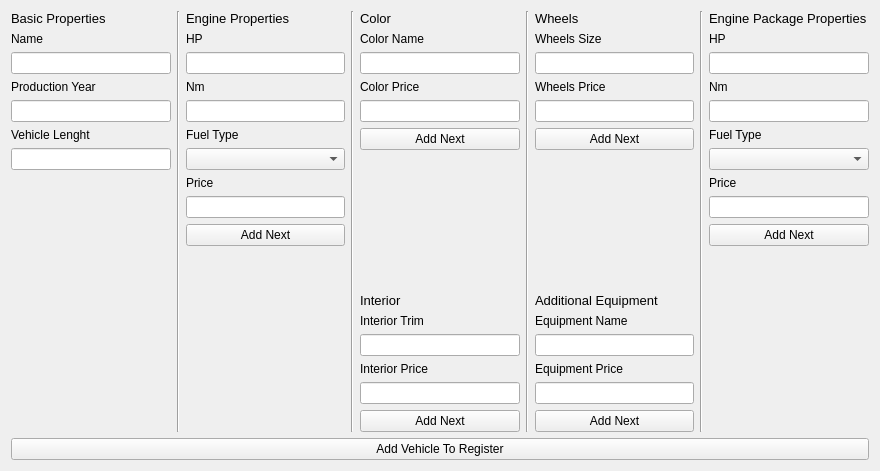
<?xml version="1.0" encoding="UTF-8"?>
<ui version="4.0">
 <class>NewSportVehicleForm</class>
 <widget class="QWidget" name="NewSportVehicleForm">
  <property name="geometry">
   <rect>
    <x>0</x>
    <y>0</y>
    <width>880</width>
    <height>471</height>
   </rect>
  </property>
  <property name="windowTitle">
   <string>Form</string>
  </property>
  <layout class="QHBoxLayout" name="horizontalLayout_2">
   <item>
    <layout class="QVBoxLayout" name="verticalLayout">
     <item>
      <layout class="QHBoxLayout" name="horizontalLayout">
       <item>
        <layout class="QVBoxLayout" name="verticalLayout_19">
         <item>
          <widget class="QLabel" name="basicPropertiesLabel_2">
           <property name="sizePolicy">
            <sizepolicy hsizetype="Preferred" vsizetype="Maximum">
             <horstretch>0</horstretch>
             <verstretch>0</verstretch>
            </sizepolicy>
           </property>
           <property name="font">
            <font>
             <pointsize>10</pointsize>
            </font>
           </property>
           <property name="text">
            <string>Basic Properties</string>
           </property>
          </widget>
         </item>
         <item>
          <layout class="QVBoxLayout" name="verticalLayout_20">
           <item>
            <widget class="QLabel" name="nameLabel_2">
             <property name="sizePolicy">
              <sizepolicy hsizetype="Preferred" vsizetype="Maximum">
               <horstretch>0</horstretch>
               <verstretch>0</verstretch>
              </sizepolicy>
             </property>
             <property name="text">
              <string>Name</string>
             </property>
            </widget>
           </item>
           <item>
            <widget class="QLineEdit" name="nameLineEdit_2"/>
           </item>
           <item>
            <widget class="QLabel" name="productioYearLabel_2">
             <property name="sizePolicy">
              <sizepolicy hsizetype="Preferred" vsizetype="Maximum">
               <horstretch>0</horstretch>
               <verstretch>0</verstretch>
              </sizepolicy>
             </property>
             <property name="text">
              <string>Production Year</string>
             </property>
            </widget>
           </item>
           <item>
            <widget class="QLineEdit" name="productionYearLineEdit_2"/>
           </item>
           <item>
            <widget class="QLabel" name="vehicleLenghtLabel_2">
             <property name="sizePolicy">
              <sizepolicy hsizetype="Preferred" vsizetype="Maximum">
               <horstretch>0</horstretch>
               <verstretch>0</verstretch>
              </sizepolicy>
             </property>
             <property name="text">
              <string>Vehicle Lenght</string>
             </property>
            </widget>
           </item>
           <item>
            <widget class="QLineEdit" name="vehicleLenghtLineEdit_2"/>
           </item>
           <item>
            <spacer name="verticalSpacer_6">
             <property name="orientation">
              <enum>Qt::Vertical</enum>
             </property>
             <property name="sizeType">
              <enum>QSizePolicy::MinimumExpanding</enum>
             </property>
             <property name="sizeHint" stdset="0">
              <size>
               <width>13</width>
               <height>20</height>
              </size>
             </property>
            </spacer>
           </item>
          </layout>
         </item>
        </layout>
       </item>
       <item>
        <widget class="Line" name="line_7">
         <property name="orientation">
          <enum>Qt::Vertical</enum>
         </property>
        </widget>
       </item>
       <item>
        <layout class="QVBoxLayout" name="verticalLayout_21">
         <item>
          <widget class="QLabel" name="enginePropertiesLabel_2">
           <property name="sizePolicy">
            <sizepolicy hsizetype="Preferred" vsizetype="Maximum">
             <horstretch>0</horstretch>
             <verstretch>0</verstretch>
            </sizepolicy>
           </property>
           <property name="font">
            <font>
             <pointsize>10</pointsize>
            </font>
           </property>
           <property name="text">
            <string>Engine Properties</string>
           </property>
          </widget>
         </item>
         <item>
          <layout class="QVBoxLayout" name="verticalLayout_22">
           <item>
            <widget class="QLabel" name="hpLabel_2">
             <property name="text">
              <string>HP</string>
             </property>
            </widget>
           </item>
           <item>
            <widget class="QLineEdit" name="hpLineEdit_2"/>
           </item>
           <item>
            <widget class="QLabel" name="nmLabel_2">
             <property name="text">
              <string>Nm</string>
             </property>
            </widget>
           </item>
           <item>
            <widget class="QLineEdit" name="nmLineEdit_4"/>
           </item>
           <item>
            <widget class="QLabel" name="fuelTypeLabel_2">
             <property name="text">
              <string>Fuel Type</string>
             </property>
            </widget>
           </item>
           <item>
            <widget class="QComboBox" name="fuelTypeComboBox_2"/>
           </item>
           <item>
            <widget class="QLabel" name="priceLabel_2">
             <property name="text">
              <string>Price</string>
             </property>
            </widget>
           </item>
           <item>
            <widget class="QLineEdit" name="priceLineEdit_2"/>
           </item>
          </layout>
         </item>
         <item>
          <widget class="QPushButton" name="addEngineButton_2">
           <property name="text">
            <string>Add Next</string>
           </property>
          </widget>
         </item>
         <item>
          <spacer name="verticalSpacer_7">
           <property name="orientation">
            <enum>Qt::Vertical</enum>
           </property>
           <property name="sizeType">
            <enum>QSizePolicy::MinimumExpanding</enum>
           </property>
           <property name="sizeHint" stdset="0">
            <size>
             <width>20</width>
             <height>20</height>
            </size>
           </property>
          </spacer>
         </item>
        </layout>
       </item>
       <item>
        <widget class="Line" name="line_5">
         <property name="orientation">
          <enum>Qt::Vertical</enum>
         </property>
        </widget>
       </item>
       <item>
        <layout class="QVBoxLayout" name="verticalLayout_23">
         <item>
          <layout class="QVBoxLayout" name="verticalLayout_24">
           <item>
            <widget class="QLabel" name="colorPropertiesLabel_2">
             <property name="sizePolicy">
              <sizepolicy hsizetype="Preferred" vsizetype="Maximum">
               <horstretch>0</horstretch>
               <verstretch>0</verstretch>
              </sizepolicy>
             </property>
             <property name="font">
              <font>
               <pointsize>10</pointsize>
              </font>
             </property>
             <property name="text">
              <string>Color</string>
             </property>
            </widget>
           </item>
           <item>
            <layout class="QVBoxLayout" name="verticalLayout_25">
             <item>
              <widget class="QLabel" name="colorNameLabel_2">
               <property name="text">
                <string>Color Name</string>
               </property>
              </widget>
             </item>
             <item>
              <widget class="QLineEdit" name="colorNameLineEdit_2"/>
             </item>
             <item>
              <widget class="QLabel" name="colorPriceLabel_2">
               <property name="text">
                <string>Color Price</string>
               </property>
              </widget>
             </item>
             <item>
              <widget class="QLineEdit" name="colorPriceLineEdit_8"/>
             </item>
            </layout>
           </item>
           <item>
            <widget class="QPushButton" name="addColorButton_2">
             <property name="text">
              <string>Add Next</string>
             </property>
            </widget>
           </item>
          </layout>
         </item>
         <item>
          <spacer name="verticalSpacer_8">
           <property name="orientation">
            <enum>Qt::Vertical</enum>
           </property>
           <property name="sizeType">
            <enum>QSizePolicy::MinimumExpanding</enum>
           </property>
           <property name="sizeHint" stdset="0">
            <size>
             <width>20</width>
             <height>20</height>
            </size>
           </property>
          </spacer>
         </item>
         <item>
          <layout class="QVBoxLayout" name="verticalLayout_26">
           <item>
            <widget class="QLabel" name="interiorLabel_2">
             <property name="sizePolicy">
              <sizepolicy hsizetype="Preferred" vsizetype="Maximum">
               <horstretch>0</horstretch>
               <verstretch>0</verstretch>
              </sizepolicy>
             </property>
             <property name="font">
              <font>
               <pointsize>10</pointsize>
              </font>
             </property>
             <property name="text">
              <string>Interior</string>
             </property>
            </widget>
           </item>
           <item>
            <layout class="QVBoxLayout" name="verticalLayout_27">
             <item>
              <layout class="QVBoxLayout" name="verticalLayout_28">
               <item>
                <widget class="QLabel" name="interiorNameLabel_2">
                 <property name="text">
                  <string>Interior Trim</string>
                 </property>
                </widget>
               </item>
               <item>
                <widget class="QLineEdit" name="interioTrimLineEdit_2"/>
               </item>
               <item>
                <widget class="QLabel" name="interiorPriceLabel_2">
                 <property name="text">
                  <string>Interior Price</string>
                 </property>
                </widget>
               </item>
               <item>
                <widget class="QLineEdit" name="interiorPriceLineEdit_2"/>
               </item>
              </layout>
             </item>
             <item>
              <widget class="QPushButton" name="addInteriorButton_2">
               <property name="text">
                <string>Add Next</string>
               </property>
              </widget>
             </item>
            </layout>
           </item>
          </layout>
         </item>
        </layout>
       </item>
       <item>
        <widget class="Line" name="line_8">
         <property name="orientation">
          <enum>Qt::Vertical</enum>
         </property>
        </widget>
       </item>
       <item>
        <layout class="QVBoxLayout" name="verticalLayout_29">
         <item>
          <layout class="QVBoxLayout" name="verticalLayout_30">
           <item>
            <widget class="QLabel" name="wheelsPropertiesLabel_2">
             <property name="sizePolicy">
              <sizepolicy hsizetype="Preferred" vsizetype="Maximum">
               <horstretch>0</horstretch>
               <verstretch>0</verstretch>
              </sizepolicy>
             </property>
             <property name="font">
              <font>
               <pointsize>10</pointsize>
              </font>
             </property>
             <property name="text">
              <string>Wheels</string>
             </property>
            </widget>
           </item>
           <item>
            <layout class="QVBoxLayout" name="verticalLayout_31">
             <item>
              <widget class="QLabel" name="wheelsSizeLabel_2">
               <property name="text">
                <string>Wheels Size</string>
               </property>
              </widget>
             </item>
             <item>
              <widget class="QLineEdit" name="wheelsSizeLineEdit_14"/>
             </item>
             <item>
              <widget class="QLabel" name="wheelsPriceLabel_2">
               <property name="text">
                <string>Wheels Price</string>
               </property>
              </widget>
             </item>
             <item>
              <widget class="QLineEdit" name="wheelsPriceLineEdit_15"/>
             </item>
            </layout>
           </item>
           <item>
            <widget class="QPushButton" name="addWheelsButton_2">
             <property name="text">
              <string>Add Next</string>
             </property>
            </widget>
           </item>
          </layout>
         </item>
         <item>
          <spacer name="verticalSpacer_9">
           <property name="orientation">
            <enum>Qt::Vertical</enum>
           </property>
           <property name="sizeType">
            <enum>QSizePolicy::MinimumExpanding</enum>
           </property>
           <property name="sizeHint" stdset="0">
            <size>
             <width>20</width>
             <height>20</height>
            </size>
           </property>
          </spacer>
         </item>
         <item>
          <layout class="QVBoxLayout" name="verticalLayout_32">
           <item>
            <widget class="QLabel" name="additionalEquipmentLabel_2">
             <property name="sizePolicy">
              <sizepolicy hsizetype="Preferred" vsizetype="Maximum">
               <horstretch>0</horstretch>
               <verstretch>0</verstretch>
              </sizepolicy>
             </property>
             <property name="font">
              <font>
               <pointsize>10</pointsize>
              </font>
             </property>
             <property name="text">
              <string>Additional Equipment</string>
             </property>
            </widget>
           </item>
           <item>
            <layout class="QVBoxLayout" name="verticalLayout_33">
             <item>
              <layout class="QVBoxLayout" name="verticalLayout_34">
               <item>
                <widget class="QLabel" name="equipmentNameLabel_2">
                 <property name="text">
                  <string>Equipment Name</string>
                 </property>
                </widget>
               </item>
               <item>
                <widget class="QLineEdit" name="equipmentLineEdit_2"/>
               </item>
               <item>
                <widget class="QLabel" name="equipmentPriceLabel_2">
                 <property name="text">
                  <string>Equipment Price</string>
                 </property>
                </widget>
               </item>
               <item>
                <widget class="QLineEdit" name="equipmentPriceLineEdit_2"/>
               </item>
              </layout>
             </item>
             <item>
              <widget class="QPushButton" name="addAdditionalEquipment_2">
               <property name="text">
                <string>Add Next</string>
               </property>
              </widget>
             </item>
            </layout>
           </item>
          </layout>
         </item>
        </layout>
       </item>
       <item>
        <widget class="Line" name="line">
         <property name="orientation">
          <enum>Qt::Vertical</enum>
         </property>
        </widget>
       </item>
       <item>
        <layout class="QVBoxLayout" name="verticalLayout_35">
         <item>
          <widget class="QLabel" name="enginePropertiesLabel_3">
           <property name="sizePolicy">
            <sizepolicy hsizetype="Preferred" vsizetype="Maximum">
             <horstretch>0</horstretch>
             <verstretch>0</verstretch>
            </sizepolicy>
           </property>
           <property name="font">
            <font>
             <pointsize>10</pointsize>
            </font>
           </property>
           <property name="text">
            <string>Engine Package Properties</string>
           </property>
          </widget>
         </item>
         <item>
          <layout class="QVBoxLayout" name="verticalLayout_36">
           <item>
            <widget class="QLabel" name="hpLabel_3">
             <property name="text">
              <string>HP</string>
             </property>
            </widget>
           </item>
           <item>
            <widget class="QLineEdit" name="hpLineEdit_3"/>
           </item>
           <item>
            <widget class="QLabel" name="nmLabel_3">
             <property name="text">
              <string>Nm</string>
             </property>
            </widget>
           </item>
           <item>
            <widget class="QLineEdit" name="nmLineEdit_5"/>
           </item>
           <item>
            <widget class="QLabel" name="fuelTypeLabel_3">
             <property name="text">
              <string>Fuel Type</string>
             </property>
            </widget>
           </item>
           <item>
            <widget class="QComboBox" name="fuelTypeComboBox_3"/>
           </item>
           <item>
            <widget class="QLabel" name="priceLabel_3">
             <property name="text">
              <string>Price</string>
             </property>
            </widget>
           </item>
           <item>
            <widget class="QLineEdit" name="priceLineEdit_3"/>
           </item>
          </layout>
         </item>
         <item>
          <widget class="QPushButton" name="addEngineButton_3">
           <property name="text">
            <string>Add Next</string>
           </property>
          </widget>
         </item>
         <item>
          <spacer name="verticalSpacer_10">
           <property name="orientation">
            <enum>Qt::Vertical</enum>
           </property>
           <property name="sizeType">
            <enum>QSizePolicy::MinimumExpanding</enum>
           </property>
           <property name="sizeHint" stdset="0">
            <size>
             <width>20</width>
             <height>20</height>
            </size>
           </property>
          </spacer>
         </item>
        </layout>
       </item>
      </layout>
     </item>
     <item>
      <widget class="QPushButton" name="addToRegisterButton_2">
       <property name="text">
        <string>Add Vehicle To Register</string>
       </property>
      </widget>
     </item>
    </layout>
   </item>
  </layout>
 </widget>
 <resources/>
 <connections/>
</ui>
